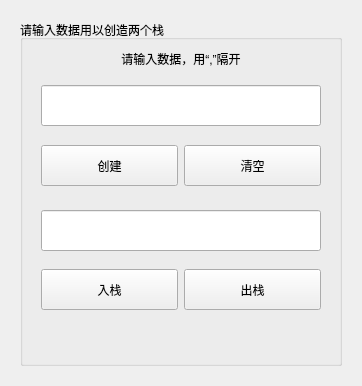
<?xml version="1.0" encoding="UTF-8"?>
<ui version="4.0">
 <class>StackUI</class>
 <widget class="QWidget" name="StackUI">
  <property name="geometry">
   <rect>
    <x>0</x>
    <y>0</y>
    <width>362</width>
    <height>386</height>
   </rect>
  </property>
  <property name="windowTitle">
   <string>Form</string>
  </property>
  <layout class="QVBoxLayout" name="verticalLayout_2">
   <item>
    <widget class="QWidget" name="widget" native="true">
     <layout class="QHBoxLayout" name="horizontalLayout">
      <item>
       <widget class="QGroupBox" name="groupBox_2">
        <property name="minimumSize">
         <size>
          <width>300</width>
          <height>0</height>
         </size>
        </property>
        <property name="font">
         <font>
          <pointsize>9</pointsize>
         </font>
        </property>
        <property name="title">
         <string>请输入数据用以创造两个栈</string>
        </property>
        <layout class="QVBoxLayout" name="verticalLayout_3">
         <item>
          <widget class="QLabel" name="label_3">
           <property name="minimumSize">
            <size>
             <width>0</width>
             <height>21</height>
            </size>
           </property>
           <property name="layoutDirection">
            <enum>Qt::LeftToRight</enum>
           </property>
           <property name="text">
            <string>&lt;html&gt;&lt;head/&gt;&lt;body&gt;&lt;p align=&quot;center&quot;&gt;请输入数据，用“,”隔开&lt;/p&gt;&lt;/body&gt;&lt;/html&gt;</string>
           </property>
          </widget>
         </item>
         <item>
          <widget class="QWidget" name="widget_5" native="true">
           <property name="minimumSize">
            <size>
             <width>0</width>
             <height>51</height>
            </size>
           </property>
           <layout class="QVBoxLayout" name="verticalLayout_4">
            <item>
             <widget class="QLineEdit" name="dataEdit">
              <property name="minimumSize">
               <size>
                <width>0</width>
                <height>41</height>
               </size>
              </property>
             </widget>
            </item>
           </layout>
          </widget>
         </item>
         <item>
          <widget class="QWidget" name="widget_3" native="true">
           <layout class="QHBoxLayout" name="horizontalLayout_4">
            <item>
             <widget class="QPushButton" name="createButton">
              <property name="minimumSize">
               <size>
                <width>0</width>
                <height>41</height>
               </size>
              </property>
              <property name="text">
               <string>创建</string>
              </property>
             </widget>
            </item>
            <item>
             <widget class="QPushButton" name="cleanButton">
              <property name="minimumSize">
               <size>
                <width>0</width>
                <height>41</height>
               </size>
              </property>
              <property name="text">
               <string>清空</string>
              </property>
             </widget>
            </item>
           </layout>
          </widget>
         </item>
         <item>
          <widget class="QWidget" name="widget_4" native="true">
           <property name="minimumSize">
            <size>
             <width>0</width>
             <height>51</height>
            </size>
           </property>
           <layout class="QVBoxLayout" name="verticalLayout_5">
            <item>
             <widget class="QLineEdit" name="insertEdit">
              <property name="minimumSize">
               <size>
                <width>0</width>
                <height>41</height>
               </size>
              </property>
             </widget>
            </item>
           </layout>
          </widget>
         </item>
         <item>
          <widget class="QWidget" name="widget_2" native="true">
           <layout class="QHBoxLayout" name="horizontalLayout_3">
            <item>
             <widget class="QPushButton" name="enqueueButton">
              <property name="minimumSize">
               <size>
                <width>0</width>
                <height>41</height>
               </size>
              </property>
              <property name="text">
               <string>入栈</string>
              </property>
             </widget>
            </item>
            <item>
             <widget class="QPushButton" name="dequeueButton">
              <property name="minimumSize">
               <size>
                <width>0</width>
                <height>41</height>
               </size>
              </property>
              <property name="text">
               <string>出栈</string>
              </property>
             </widget>
            </item>
           </layout>
          </widget>
         </item>
         <item>
          <spacer name="verticalSpacer">
           <property name="orientation">
            <enum>Qt::Vertical</enum>
           </property>
           <property name="sizeHint" stdset="0">
            <size>
             <width>20</width>
             <height>40</height>
            </size>
           </property>
          </spacer>
         </item>
        </layout>
       </widget>
      </item>
     </layout>
    </widget>
   </item>
  </layout>
 </widget>
 <tabstops>
  <tabstop>cleanButton</tabstop>
  <tabstop>createButton</tabstop>
  <tabstop>dequeueButton</tabstop>
  <tabstop>enqueueButton</tabstop>
 </tabstops>
 <resources/>
 <connections>
  <connection>
   <sender>createButton</sender>
   <signal>clicked()</signal>
   <receiver>StackUI</receiver>
   <slot>on_creat_btn_clicked()</slot>
   <hints>
    <hint type="sourcelabel">
     <x>273</x>
     <y>170</y>
    </hint>
    <hint type="destinationlabel">
     <x>443</x>
     <y>142</y>
    </hint>
   </hints>
  </connection>
  <connection>
   <sender>cleanButton</sender>
   <signal>clicked()</signal>
   <receiver>StackUI</receiver>
   <slot>on_clean_btn_clicked()</slot>
   <hints>
    <hint type="sourcelabel">
     <x>391</x>
     <y>176</y>
    </hint>
    <hint type="destinationlabel">
     <x>443</x>
     <y>182</y>
    </hint>
   </hints>
  </connection>
  <connection>
   <sender>enqueueButton</sender>
   <signal>clicked()</signal>
   <receiver>StackUI</receiver>
   <slot>on_push_btn_clicked()</slot>
   <hints>
    <hint type="sourcelabel">
     <x>290</x>
     <y>90</y>
    </hint>
    <hint type="destinationlabel">
     <x>340</x>
     <y>179</y>
    </hint>
   </hints>
  </connection>
  <connection>
   <sender>dequeueButton</sender>
   <signal>clicked()</signal>
   <receiver>StackUI</receiver>
   <slot>on_pop_btn_clicked()</slot>
   <hints>
    <hint type="sourcelabel">
     <x>385</x>
     <y>91</y>
    </hint>
    <hint type="destinationlabel">
     <x>466</x>
     <y>94</y>
    </hint>
   </hints>
  </connection>
 </connections>
 <slots>
  <slot>on_clean_btn_clicked()</slot>
  <slot>on_creat_btn_clicked()</slot>
  <slot>on_delete_btn_clicked()</slot>
  <slot>on_headinsert_btn_clicked()</slot>
  <slot>on_tailinsert_btn_clicked()</slot>
  <slot>on_locationinsert_btn_clicked()</slot>
  <slot>on_headdelete_btn_clicked()</slot>
  <slot>on_taildelete_btn_clicked()</slot>
  <slot>on_locationdelete_btn_clicked()</slot>
  <slot>on_search_btn_clicked()</slot>
  <slot>on_push_btn_clicked()</slot>
  <slot>on_pop_btn_clicked()</slot>
 </slots>
</ui>
